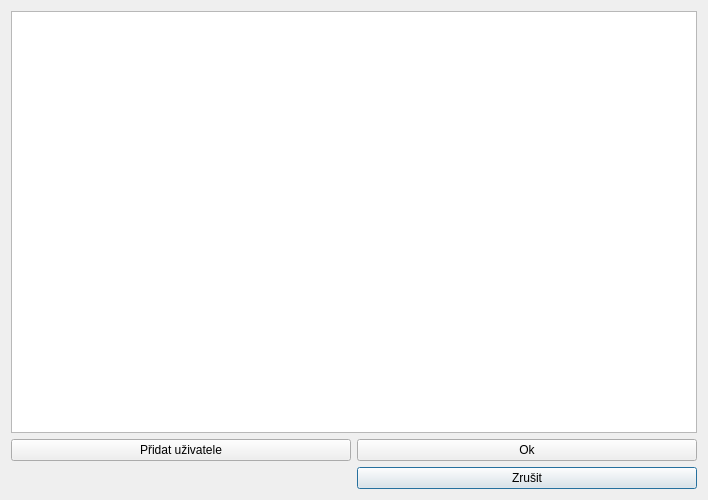
<?xml version="1.0" encoding="UTF-8"?>
<ui version="4.0">
 <class>EditUsers</class>
 <widget class="QDialog" name="EditUsers">
  <property name="geometry">
   <rect>
    <x>0</x>
    <y>0</y>
    <width>708</width>
    <height>500</height>
   </rect>
  </property>
  <property name="windowTitle">
   <string>Dialog</string>
  </property>
  <layout class="QGridLayout" name="gridLayout">
   <item row="4" column="1">
    <widget class="QPushButton" name="cancelButton">
     <property name="sizePolicy">
      <sizepolicy hsizetype="Minimum" vsizetype="Fixed">
       <horstretch>0</horstretch>
       <verstretch>0</verstretch>
      </sizepolicy>
     </property>
     <property name="text">
      <string>Zrušit</string>
     </property>
    </widget>
   </item>
   <item row="3" column="1">
    <widget class="QPushButton" name="okButton">
     <property name="text">
      <string>Ok</string>
     </property>
    </widget>
   </item>
   <item row="0" column="0" colspan="2">
    <widget class="QTableView" name="userTable"/>
   </item>
   <item row="3" column="0">
    <widget class="QPushButton" name="addUserButton">
     <property name="text">
      <string>Přidat uživatele</string>
     </property>
    </widget>
   </item>
  </layout>
 </widget>
 <resources/>
 <connections/>
</ui>
